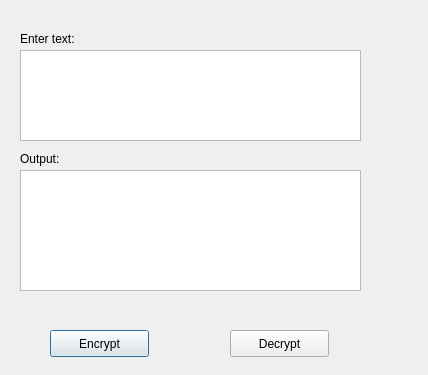
<?xml version="1.0" encoding="UTF-8"?>
<ui version="4.0">
 <class>Encoder</class>
 <widget class="QDialog" name="Encoder">
  <property name="geometry">
   <rect>
    <x>0</x>
    <y>0</y>
    <width>428</width>
    <height>375</height>
   </rect>
  </property>
  <property name="windowTitle">
   <string>Dialog</string>
  </property>
  <widget class="QTextEdit" name="inputBox">
   <property name="geometry">
    <rect>
     <x>20</x>
     <y>50</y>
     <width>341</width>
     <height>91</height>
    </rect>
   </property>
  </widget>
  <widget class="QLabel" name="label">
   <property name="geometry">
    <rect>
     <x>20</x>
     <y>30</y>
     <width>67</width>
     <height>17</height>
    </rect>
   </property>
   <property name="text">
    <string>Enter text:</string>
   </property>
  </widget>
  <widget class="QPushButton" name="Encrypt">
   <property name="geometry">
    <rect>
     <x>50</x>
     <y>330</y>
     <width>99</width>
     <height>27</height>
    </rect>
   </property>
   <property name="text">
    <string>Encrypt</string>
   </property>
  </widget>
  <widget class="QPushButton" name="Decrypt">
   <property name="geometry">
    <rect>
     <x>230</x>
     <y>330</y>
     <width>99</width>
     <height>27</height>
    </rect>
   </property>
   <property name="text">
    <string>Decrypt</string>
   </property>
  </widget>
  <widget class="QTextBrowser" name="outputBox">
   <property name="geometry">
    <rect>
     <x>20</x>
     <y>170</y>
     <width>341</width>
     <height>121</height>
    </rect>
   </property>
  </widget>
  <widget class="QLabel" name="label_2">
   <property name="geometry">
    <rect>
     <x>20</x>
     <y>150</y>
     <width>67</width>
     <height>17</height>
    </rect>
   </property>
   <property name="text">
    <string>Output:</string>
   </property>
  </widget>
 </widget>
 <resources/>
 <connections/>
</ui>
